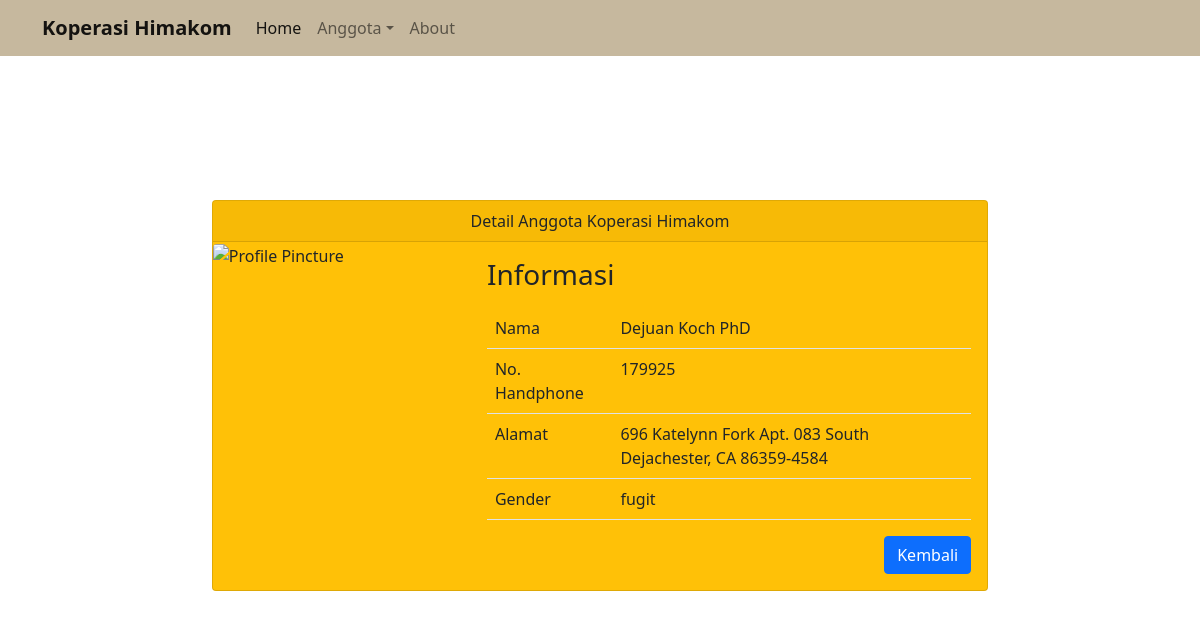
The app's page /anggota/detail/3 with its own data.
### tables this page shows
CREATE TABLE `anggota` (
  `id` int(9) UNSIGNED NOT NULL,
  `nama` varchar(255) NOT NULL,
  `no_hp` varchar(13) NOT NULL,
  `alamat` text NOT NULL,
  `gender` varchar(24) NOT NULL
);

### application/controllers/Anggota.php (called while the page is built, shortened)
<?php
class Anggota extends CI_Controller{
    public function __construct(){
        $this->load->model('Anggota_model');
        $this->load->library('form_validation');
    }
    public function detail($id){
        $data['judul'] = "Detail Data Anggota | Koperasi Himakom";
        $data['anggota'] = $this->Anggota_model->getAnggotaById($id);
        $this->load->view('template/header', $data);
        $this->load->view('anggota/detail', $data);
        $this->load->view('template/footer');
    }
}

### index.php (called while the page is built, shortened)
<?php
require_once BASEPATH.'core/CodeIgniter.php';

### application/models/Anggota_model.php (called while the page is built, shortened)
<?php
class Anggota_model extends CI_model{
    public function getAnggotaById($id){
        return $this->db->get_where('anggota', ['id'=> $id])->row_array();
    }
}

### application/views/anggota/detail.php (the view)
<br><br>
<div class="row mt-5">
    <div class="col-md">
        <div class="d-flex justify-content-center">
            <div class="card text-dark bg-warning mb-3" style="max-width: px;">
                <div class="card-header text-center">
                    Detail Anggota Koperasi Himakom
                </div>
                <div class="row g-0">
                    <div class="col-md-4">
                    <img src="https://source.unsplash.com/750x600/?portrait" class="img-fluid rounded-start" alt="Profile Pincture">
                    </div>
                    <div class="col-md-8">
                    <div class="card-body">
                        <div class="container">
                            <h3>Informasi</h3>
                        </div>
                        <table class="table mt-3">
                            <tr>
                                <td>Nama</td>
                                <td><?=$anggota['nama'];?></td>
                            </tr>
                            <tr>
                                <td>No. Handphone</td>
                                <td><?=$anggota['no_hp'];?></td>
                            </tr>
                            <tr>
                                <td>Alamat</td>
                                <td><?=$anggota['alamat'];?></td>
                            </tr>
                            <tr>
                                <td>Gender</td>
                                <td><?=$anggota['gender'];?></td>
                            </tr>
                        </table>
                        <div class="d-flex justify-content-end">
                            <a href="<?=base_url();?>anggota/index" class="btn btn-primary">Kembali</a>
                        </div>
                    </div>
                    </div>
                </div>
            </div>
        </div>
    </div>
</div>

### records on screen
anggota: nama "Dejuan Koch PhD", no_hp "179925", alamat "696 Katelynn Fork Apt. 083 South Dejachester, CA 86359-4584", gender "fugit"
